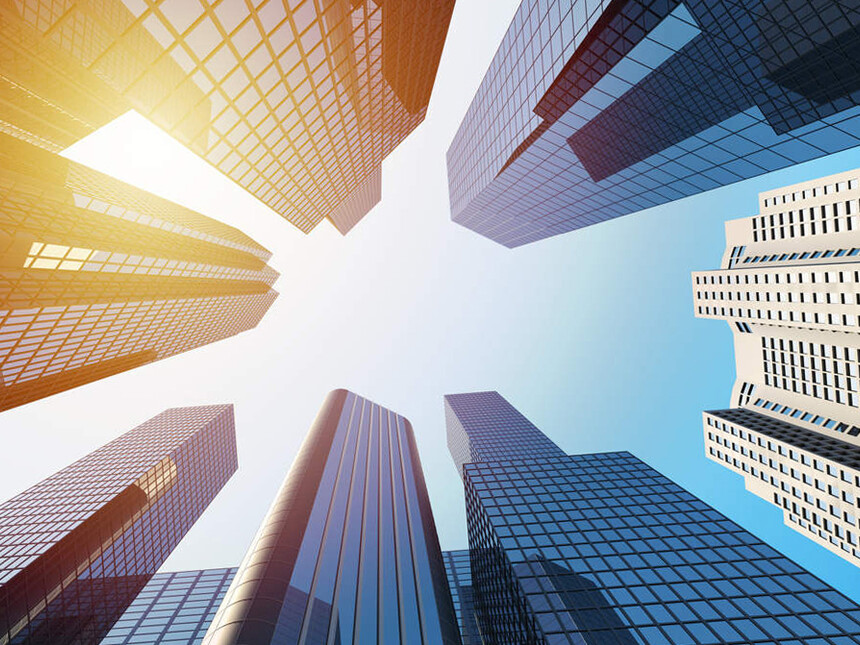
#> input picture img_predios_colorida.jpg, 860 x 645 px, found by its file name
$ python MaskImage.py
#> lines starting #> are read from the running program, lines starting #| are printed output that depends on the picture; after the words box and inside, x2 and y2 are one past the last pixel; in counts of white or black regions, pixels touching at a corner belong together
import cv2
import numpy as np

img = cv2.imread('C:\\00Compartilhada\\3P-ADS_Noturno\\Python\\img_predios_colorida.jpg')
#> img is the input picture: shape (645, 860, 3); mean B, G, R 162.7, 160.4, 158.2
cv2.imshow("Original", img)
mascara = np.zeros(img.shape[:2], dtype = "uint8")
(cX, cY) = (img.shape[1] // 2, img.shape[0] // 2)
#> cX = 430; cY = 322
cv2.circle(mascara, (cX, cY), 300, 300, -1)
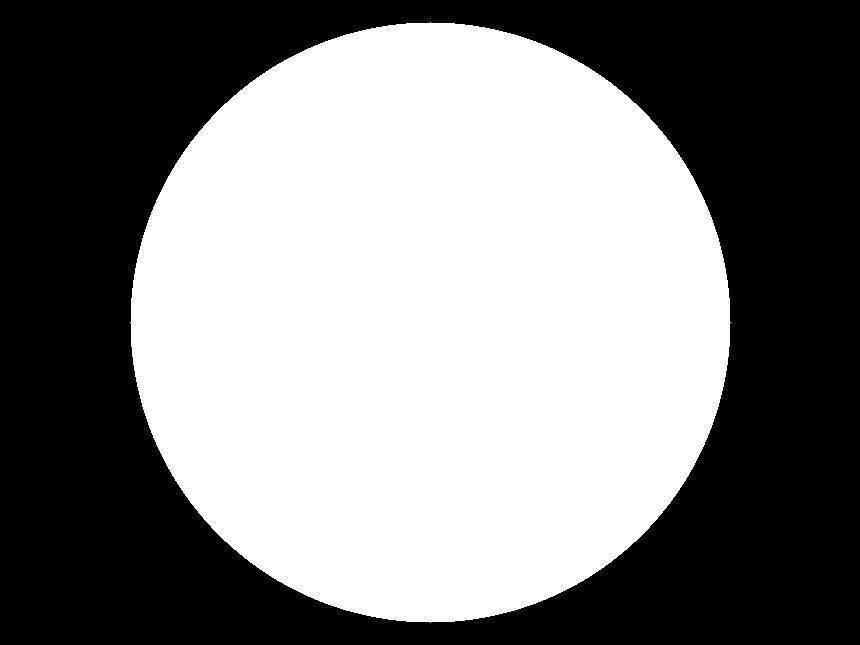
#> mascara: shape (645, 860); 51% white; 1 black region, box (x1, y1, x2, y2) and area: (0, 0, 860, 645) 272003
img_com_mascara = cv2.bitwise_and(img, img, mask = mascara)
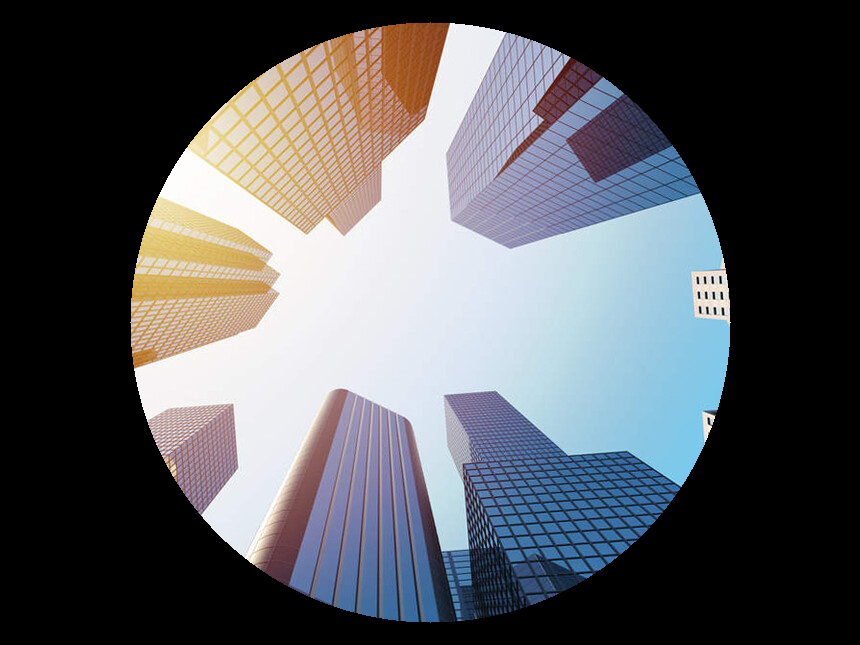
#> img_com_mascara: shape (645, 860, 3); mean B, G, R 93.3, 89, 87
cv2.imshow("Máscara aplicada à imagem", img_com_mascara)
cv2.waitKey(0)
